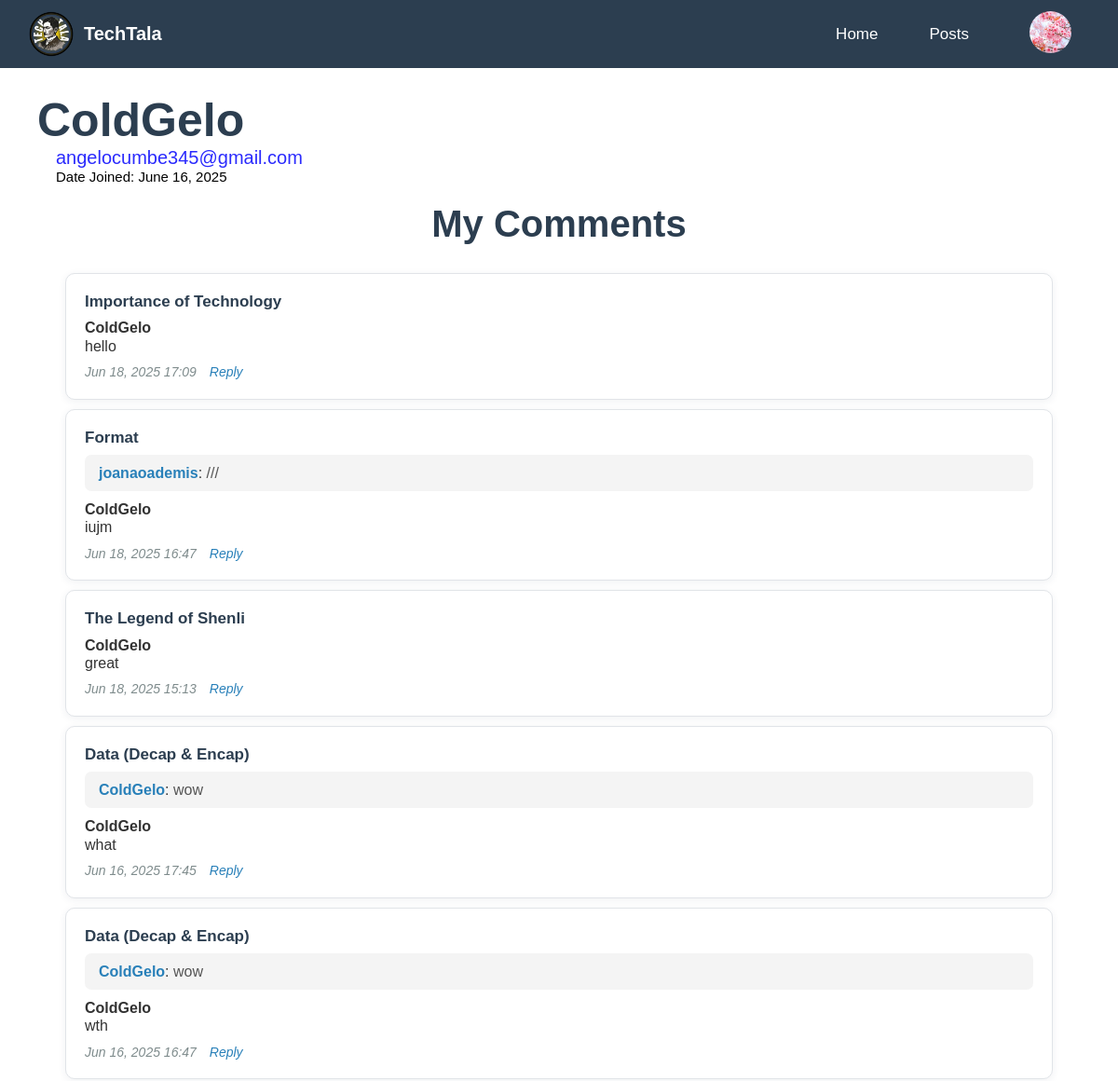
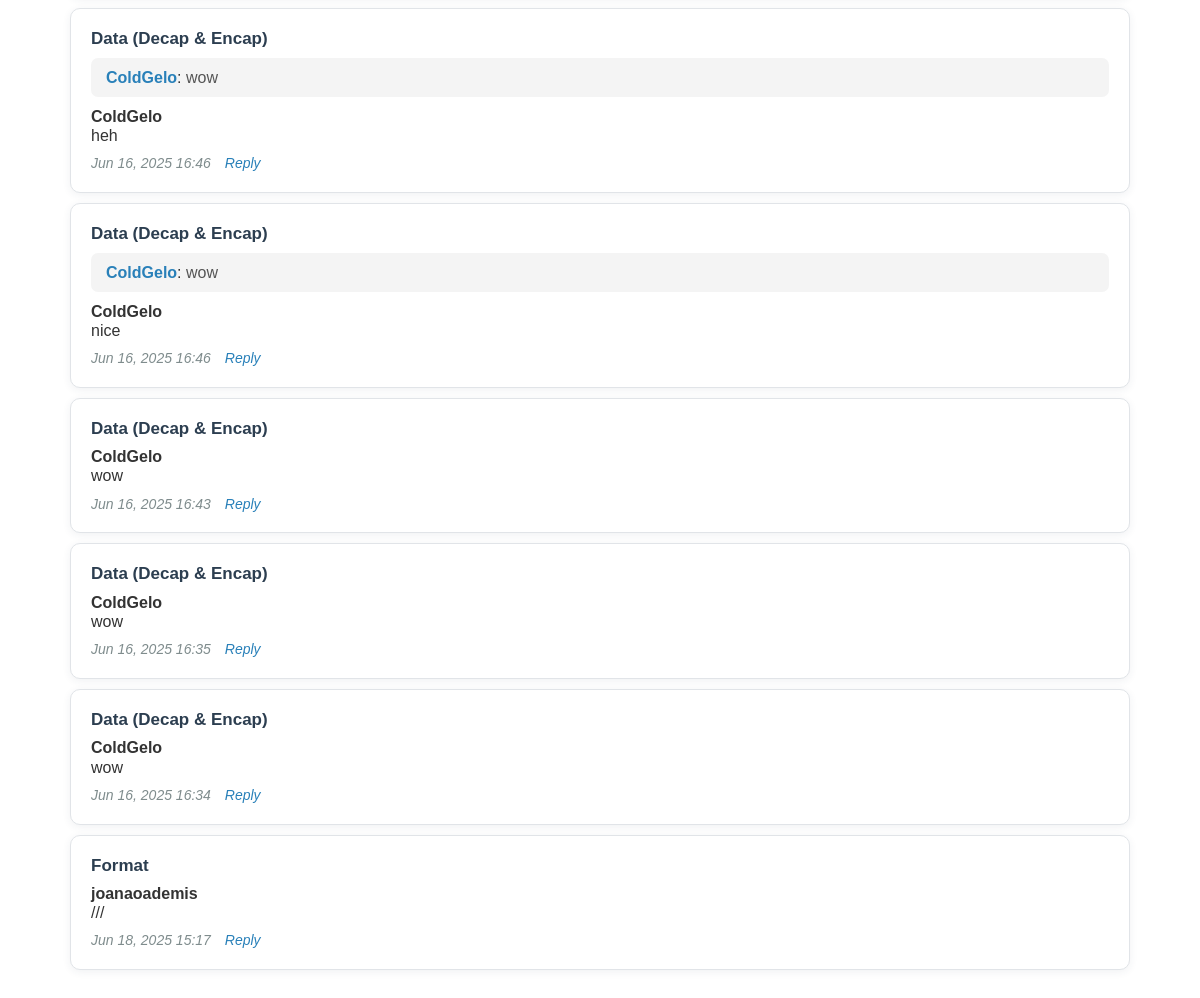
Screenshot of /Reader/comments.php (signed in) with the database file from the repository (2 pictures, top to bottom).
### tables this page shows
CREATE TABLE `users` (
  `id` int(11) NOT NULL,
  `username` varchar(30) NOT NULL,
  `pass` varchar(255) NOT NULL,
  `email` varchar(100) NOT NULL,
  `created_at` datetime NOT NULL DEFAULT curtime(),
  `role` varchar(50) DEFAULT NULL,
  `display_name` varchar(100) DEFAULT NULL,
  `gender` enum('male','female','not-specified') DEFAULT NULL,
  `bio` text DEFAULT NULL,
  `profile_picture` varchar(255) DEFAULT NULL
);

CREATE TABLE `comments` (
  `id` int(11) NOT NULL,
  `username` varchar(30) NOT NULL,
  `comment_text` text NOT NULL,
  `created_at` datetime NOT NULL DEFAULT curtime(),
  `users_id` int(11) DEFAULT NULL,
  `post_id` int(11) DEFAULT NULL,
  `parent_id` int(11) DEFAULT NULL
);

CREATE TABLE `post` (
  `id` int(11) NOT NULL,
  `username` varchar(30) NOT NULL,
  `title` varchar(100) NOT NULL,
  `content` text NOT NULL,
  `image` varchar(255) DEFAULT NULL,
  `created_at` datetime NOT NULL DEFAULT curtime(),
  `users_id` int(11) DEFAULT NULL,
  `updated_at` datetime DEFAULT current_timestamp() ON UPDATE current_timestamp()
);

### db.php (called while the page is built, shortened)
<?php
require('db.connect.php');
function executeQuery($sql, $data){
    global $conn;
    $stmt = $conn->prepare($sql);
    if (count($data) > 0) {
        $values = array_values($data);
        $types = str_repeat('s', count($values));
        $stmt->bind_param($types, ...$values);
    }
    $stmt->execute();
    return $stmt;
}
function selectOne($table, $conditions = []){
    $sql = "SELECT * FROM $table";
    $i = 0;
    foreach ($conditions as $key => $value){
        if ($i === 0){
            $sql = $sql . " WHERE $key = ?";
        } else {
            $sql = $sql . " AND $key = ?";
        }
        $i++;
    }
    $sql = $sql . " LIMIT 1";
    $stmt = executeQuery($sql, $conditions);
    $records = $stmt->get_result()->fetch_all(MYSQLI_ASSOC);
    return !empty($records) ? $records[0] : [];
}
?>

### Reader/comments.php (the view, shortened to what this page needs)
<?php
include '../db.connect.php';
include '../db.php';
$user_sql = "SELECT username, email, created_at FROM users WHERE id = ?";
if ($stmt = $conn->prepare($user_sql)) {
    $stmt->bind_param("i", $_SESSION['user_id']);
    $stmt->execute();
    $stmt->bind_result($username, $email, $created_at);
}
$comments = [];
$comment_sql = "SELECT c.id, c.post_id, c.parent_id, c.comment_text, c.created_at, c.users_id, u.username, p.title
                FROM comments c
                JOIN users u ON c.users_id = u.id
                JOIN post p ON c.post_id = p.id
                WHERE c.users_id = ?
                ORDER BY c.created_at DESC";
if ($stmt = $conn->prepare($comment_sql)) {
    $stmt->bind_param("i", $_SESSION['user_id']);
    $stmt->execute();
    $stmt->bind_result($id, $post_id, $parent_id, $comment_text, $created_at, $users_id_c, $username, $title);
    while ($stmt->fetch()) {
        $comments[] = [
            'id' => $id,
            'post_id' => $post_id,
            'parent_id' => $parent_id,
            'comment_text' => $comment_text,
            'created_at' => $created_at,
            'users_id' => $users_id_c,
            'username' => $username,
            'title' => $title
        ];
    }
}
$parentIds = [];
foreach ($comments as $c) {
    if (!empty($c['parent_id']) && $c['parent_id'] != 0) {
        $parentIds[] = $c['parent_id'];
    }
}
$parentIds = array_unique($parentIds);
if (!empty($parentIds)) {
    $in = implode(',', array_map('intval', $parentIds));
    $parent_sql = "SELECT c.id, c.post_id, c.parent_id, c.comment_text, c.created_at, c.users_id, u.username, p.title
                   FROM comments c
                   JOIN users u ON c.users_id = u.id
                   JOIN post p ON c.post_id = p.id
                   WHERE c.id IN ($in)
                   ORDER BY c.created_at DESC";
    $result = $conn->query($parent_sql);
    if ($result) {
        while ($row = $result->fetch_assoc()) {
            $alreadyExists = false;
            foreach ($comments as $c) {
                if ($c['id'] == $row['id']) {
                    $alreadyExists = true;
                    break;
                }
            }
            if (!$alreadyExists) {
                $comments[] = [
                    'id' => $row['id'],
                    'post_id' => $row['post_id'],
                    'parent_id' => $row['parent_id'],
                    'comment_text' => $row['comment_text'],
                    'created_at' => $row['created_at'],
                    'users_id' => $row['users_id'],
                    'username' => $row['username'],
                    'title' => $row['title']
                ];
            }
        }
    }
}
$commentsById = [];
foreach ($comments as $c) {
    $commentsById[$c['id']] = $c;
}
?>
<!DOCTYPE html>
<html lang="en">
<head>
    <link rel="stylesheet" href="comments.css">
</head>
<body>
    <?php include ("header.php")?>
    <div class="main">
        <div class="details">
            <ul>
                <li class="name"><h1><span><?php echo htmlspecialchars($user['username']); ?></span></h1></li>
                <li class="email"><span><?php echo htmlspecialchars($user['email']); ?></span></li>
                <li class="date">Date Joined: <span>
                    <?php echo $user['created_at'] ? date('F j, Y', strtotime($user['created_at'])) : 'N/A'; ?>
                </span></li>
            </ul>
        </div>
        <h1 class="title">My Comments</h1>
        <div class="comments">
            <ul>
                <?php
                foreach ($comments as $comment) {
                    $postUrl = "postpage.php?id=" . urlencode($comment['post_id']) . "#comment-" . $comment['id'];
                    $isReply = !empty($comment['parent_id']) && isset($commentsById[$comment['parent_id']]);
                    echo '<li style="cursor:pointer;" onclick="window.location.href=\'' . $postUrl . '\'">';
                    echo '<div style="font-size:17px;font-weight:600;color:#2C3E50;margin-bottom:8px;">';
                    echo '<a href="' . $postUrl . '" style="color:#2C3E50;text-decoration:none;">' . htmlspecialchars($comment['title']) . '</a>';
                    echo '</div>';
                    if ($isReply) {
                        $parent = $commentsById[$comment['parent_id']];
                        echo '<div style="background:#f4f4f4;padding:10px 15px;border-radius:7px;margin-bottom:10px;">';
                        echo '<span style="font-weight:600;color:#2980b9;">' . htmlspecialchars($parent['username']) . '</span>: ';
                        echo '<span style="color:#555;">' . htmlspecialchars($parent['comment_text']) . '</span>';
                        echo '</div>';
                    }
                    echo '<strong>' . htmlspecialchars($comment['username']) . '</strong><br>';
                    echo '<span>' . htmlspecialchars($comment['comment_text']) . '</span>';
                    echo '<p>';
                    echo '<span>' . date('M d, Y H:i', strtotime($comment['created_at'])) . '</span>';
                    echo ' <a href="#" style="color:#2980b9;text-decoration:none;font-weight:500;margin-left:10px;">Reply</a>';
                    echo '</p>';
                    echo '</li>';
                }
                ?>
            </ul>
        </div>
    </div>
</body>
</html>

### Reader/header.php (shortened to what this page needs)
<?php
require_once '../db.connect.php';
require_once '../db.php';
$profile_pic_path = 'image/profile.png';
if (isset($_SESSION['user_id'])) {
    $user = selectOne('users', ['id' => $_SESSION['user_id']]);
    if ($user && !empty($user['profile_picture'])) {
        $profile_pic_path = '../profiles/' . $user['profile_picture'];
    }
}
?>
<!DOCTYPE html>
<html lang="en">
<head>
    <link rel="stylesheet" href="header.css">
</head>
<body>
    <nav>
        <img src="image/logo.png" class="logo">
        <h3>TechTala</h3>
        <ul>
            <li><a href="homepage.php">Home</a></li>
            <li><a href="posts.php">Posts</a></li>
            <li><div class="drop">
            <div class="menu">
                <img class="profile" src="<?php echo htmlspecialchars($profile_pic_path); ?>" alt="Profile Picture"?>
            </div>
            </div></div></li>
        </ul>
    </nav>
</body>
</html>

### Reader/comments.css (style rules this page uses)
nav { background-color: #2C3E50; }
.main { margin-top: 40px; font-family: 'Poppins', sans-serif; padding: 40px 20px; align-items: center; }
.details ul { list-style: none; padding: 20px; }
.details .name { font-size: 25px; font-weight: 400; color: #2C3E50; }
.details .email { font-size: 20px; color: rgb(43, 43, 253); padding-left: 20px; }
.details .date { color: black; padding-left: 20px; font-size: 15px; }
.title { font-size: 40px; color: #2C3E50; margin-bottom: 30px; text-align: center; }
.comments ul { display: flex; flex-direction: column; gap: 10px; list-style: none; padding-left: 0; }
.comments ul li { background-color: #fff; padding: 20px; margin: 0 50px; color: #333; line-height: 1.2; border-radius: 10px; border: 1px solid #e1e4e8; box-shadow: 0 2px 8px rgba(44, 62, 80, 0.07); transition: box-shadow 0.2s; cursor: pointer; }
.comments ul li p { font-style: italic; margin-top: 10px; color: #7f8c8d; font-size: 14px; }

### Reader/header.css (style rules this page uses)
* { margin: 0; padding: 0; box-sizing: border-box; font-family: 'Poppins', sans-serif; }
nav { width: 100%; position: fixed; top: 0; left: 0; padding: 2px 10px; display: flex; align-items: center; z-index: 1000; }
nav .logo { width: 70px; margin-left: 10px; }
h3 { color: #fff; font-size: 20px; text-decoration: none; display: inline-block; position: fixed; margin-left: 80px; }
nav ul { margin-left: auto; display: flex; align-items: center; gap: 35px; }
nav ul li { list-style: none; display: inline-block; }
nav ul li a { text-decoration: none; color: #fff; font-size: 17px; transition: 0.3s; position: relative; padding: 0 10px; }
nav ul li a::after { content: ""; position: absolute; left: 0; bottom: -10px; width: 0%; height: 2px; background: white; margin-left: 50px; transition: 0.4s; }
.drop { position: relative; display: inline-block; padding: 10px; border-radius: 10px; cursor: pointer; }
.profile { width: 45px; height: 45px; margin-left: 10px; margin-right: 30px; border-radius: 50%; object-fit: cover; }

### rows the page displays
users: profile_picture (picture), username "ColdGelo", email "angelocumbe345@gmail.com", created_at "June 16, 2025"
comments: post.title "Importance of Technology", users.username "ColdGelo", comment_text "hello", created_at "Jun 18, 2025 17:09"
comments: post.title "Format", parent.username "joanaoademis", comment_text "///", users.username "ColdGelo", comment_text "iujm", created_at "Jun 18, 2025 16:47"
comments: post.title "The Legend of Shenli", users.username "ColdGelo", comment_text "great", created_at "Jun 18, 2025 15:13"
comments: post.title "Data (Decap & Encap)", parent.username "ColdGelo", comment_text "wow", users.username "ColdGelo", comment_text "what", created_at "Jun 16, 2025 17:45"
comments: post.title "Data (Decap & Encap)", parent.username "ColdGelo", comment_text "wow", users.username "ColdGelo", comment_text "wth", created_at "Jun 16, 2025 16:47"
comments: post.title "Data (Decap & Encap)", parent.username "ColdGelo", comment_text "wow", users.username "ColdGelo", comment_text "heh", created_at "Jun 16, 2025 16:46"
comments: post.title "Data (Decap & Encap)", parent.username "ColdGelo", comment_text "wow", users.username "ColdGelo", comment_text "nice", created_at "Jun 16, 2025 16:46"
comments: post.title "Data (Decap & Encap)", users.username "ColdGelo", comment_text "wow", created_at "Jun 16, 2025 16:43"
comments: post.title "Data (Decap & Encap)", users.username "ColdGelo", comment_text "wow", created_at "Jun 16, 2025 16:35"
comments: post.title "Data (Decap & Encap)", users.username "ColdGelo", comment_text "wow", created_at "Jun 16, 2025 16:34"
comments: post.title "Format", users.username "joanaoademis", comment_text "///", created_at "Jun 18, 2025 15:17"
